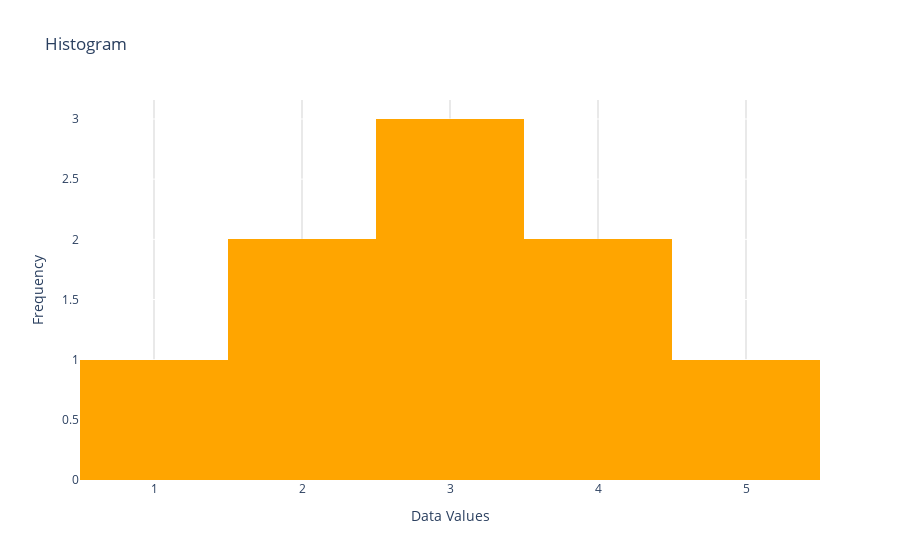

The notebook cell this image was saved under:
### Code cell
# Data for the plot
data = [1, 2, 2, 3, 3, 3, 4, 4, 5]

# Create histogram
fig = go.Figure(go.Histogram(x=data, nbinsx=5, marker_color='orange'))

# Update layout (customizing title, grid, and background)
fig.update_layout(title='Histogram ',
                  xaxis_title='Data Values',
                  yaxis_title='Frequency',
                  plot_bgcolor='rgba(0,0,0,0)',
                  xaxis=dict(showgrid=True, gridcolor='lightgray'))

fig.show()

### Figure 1 — Plotly figure (JSON) as saved in the notebook; plotly's stock layout.template omitted (floating-point values rounded to 4 significant figures)
{"data": [{"marker": {"color": "orange"}, "nbinsx": 5, "type": "histogram", "x": [1, 2, 2, 3, 3, 3, 4, 4, 5]}], "layout": {"plot_bgcolor": "rgba(0,0,0,0)", "title": {"text": "Histogram "}, "xaxis": {"gridcolor": "lightgray", "showgrid": true, "title": {"text": "Data Values"}}, "yaxis": {"title": {"text": "Frequency"}}}}
